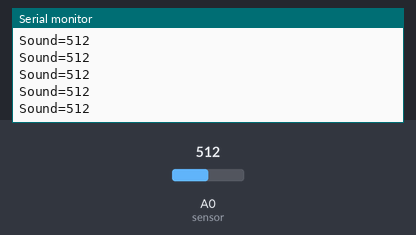
Bench run of a sketch on a simulated Arduino Uno, built with avr-gcc and run on an emulated ATmega328P. Shown: the last lines printed to the serial monitor. Inputs (shaded band) come from the test bench; at power-on: A0 (sensor) = 512.

Above: at 1.2 s.
1.3 s: A0 (sensor) set to 716
At 1.31 s:
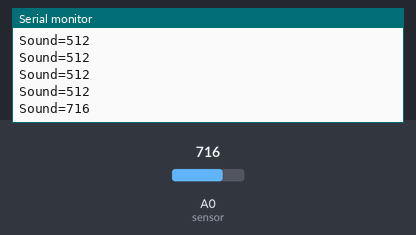
2.8 s: A0 (sensor) set to 900
At 2.81 s:
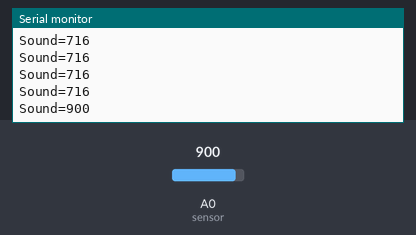
Timing chart, 0 to 5.8 s (numbered marks = the images above; inputs shaded):
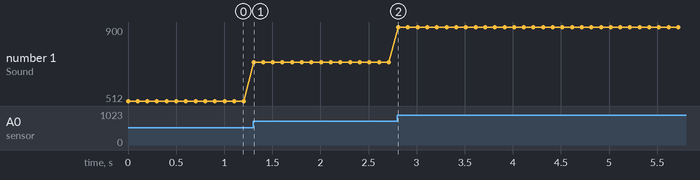

Measured:
- after the input at 1.3 s, the serial monitor: prints a new line at once (image 1)
- after the input at 2.8 s, the serial monitor: prints a new line at once (image 2)
- plotted number 1: 512 → 716 after the input at 1.3 s, 716 → 900 after the input at 2.8 s

The sketch:

sound.ino
```cpp
void setup() {
  pinMode(A0,INPUT);

  Serial.begin(9600);
  // put your setup code here, to run once:

}

void loop() {int val;
      val=analogRead(A0);   //connect mic sensor to Analog 0
      Serial.print("Sound=");
      Serial.println(val);//print the sound value to serial
delay(100);
  // put your main code here, to run repeatedly:

}
```
